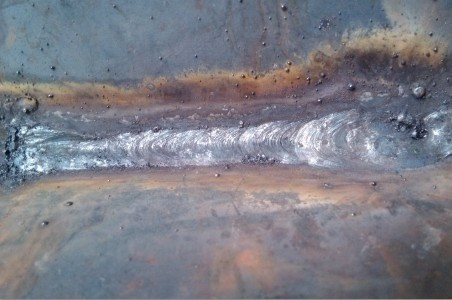
%> input picture MATLAB优化算法案例分析与应用（进阶篇）1-10章程序下载/第9章/1.jpg, 452 x 300 px
$ octave canny.m   (GNU Octave 9; MATLAB toolbox functions it lacks are replaced by stand-ins)
%> lines starting %> are read from the running program, lines starting %| are printed output that depends on the picture
%% Canny
clc,clear,close all
im=imread('1.jpg');  % 载入图像
%> im is the input picture: size 300x452x3 uint8; mean R, G, B 124.2, 125, 134.4
im=im2double(im);
%> im: size 300x452x3 double
r=im(:,:,1);g=im(:,:,2);b=im(:,:,3);
% 滤波器平滑系数
filter= [2 4 5 4 2;
         4 9 12 9 4;
         5 12 15 12 5;
         4 9 12 9 4;
         2 4 5 4 2];
filter=filter/115;
% N-dimensional convolution
smim= convn(im,filter);
% imshow(smim);title('Smoothened image');

% 计算梯度
gradXfilt=[-1 0 1; % 卷积模板convolution mask
           -2 0 2;
           -1 0 1];
gradYfilt=[1  2   1; % 卷积模板 convolution mask
           0  0   0;
          -1  -2  -1];
GradX= convn(smim,gradXfilt);
GradY= convn(smim,gradYfilt);
absgrad=abs(GradX)+abs(GradY);
% computing angle of gradients
[a,b]=size(GradX);
%> a = 306; b = 1374
theta=zeros([a b]);
for i=1:a
      for j=1:b
            if(GradX(i,j)==0)
               theta(i,j)=atan(GradY(i,j)/0.000000000001);
            else
                theta(i,j)=atan(GradY(i,j)/GradX(i,j));
            end
      end
 end
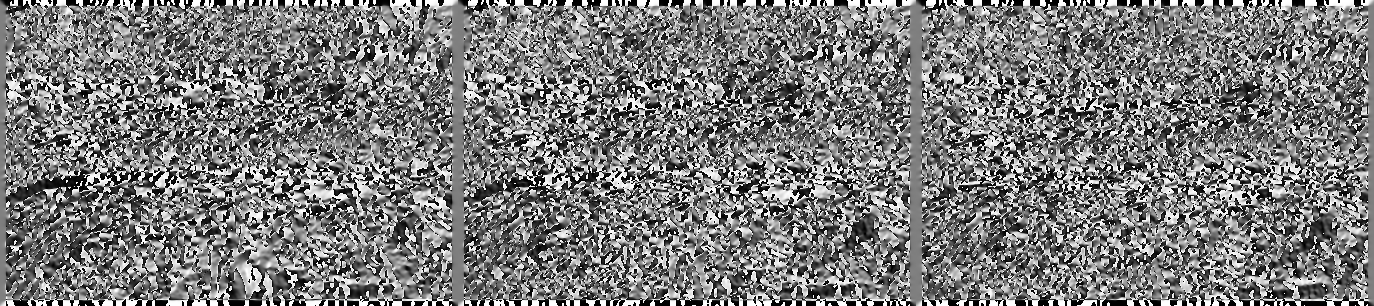
%> theta: size 306x1374 double; min -1.57, max 1.57, mean -0.0498; drawn with min black and max white
  theta=theta*(180/3.14);
  for i=1:a
      for j=1:b
            if(theta(i,j)<0)
                theta(i,j)= theta(i,j)-90;
                theta(i,j)=abs(theta(i,j));
            end
      end
 end
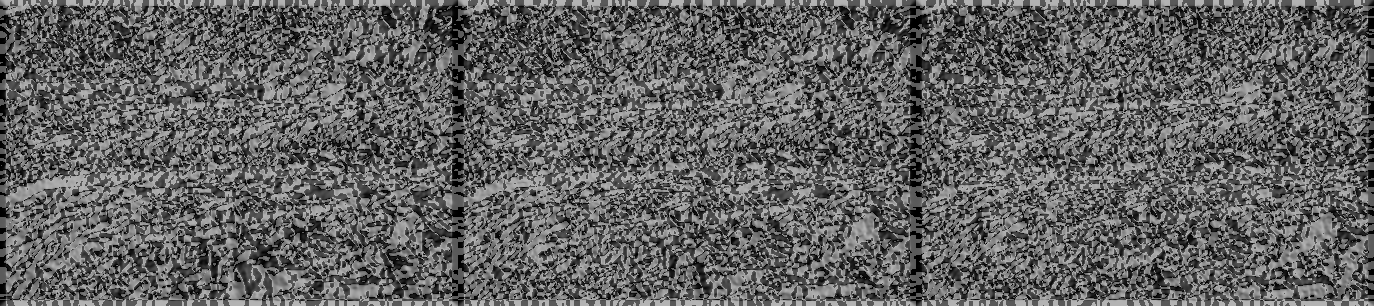
%> theta: size 306x1374 double; min 0, max 180, mean 98.5
  for i=1:a
      for j=1:b
          if ((0<theta(i,j))&&(theta(i,j)<22.5))||((157.5<theta(i,j))&&(theta(i,j)<181))
                theta(i,j)=0;
          elseif (22.5<theta(i,j))&&(theta(i,j)<67.5)
                 theta(i,j)=45;
          elseif (67.5<theta(i,j))&&(theta(i,j)<112.5)
                  theta(i,j)=90;
          elseif (112.5<theta(i,j))&&(theta(i,j)<157.5)
                  theta(i,j)=135;
          end
      end
  end
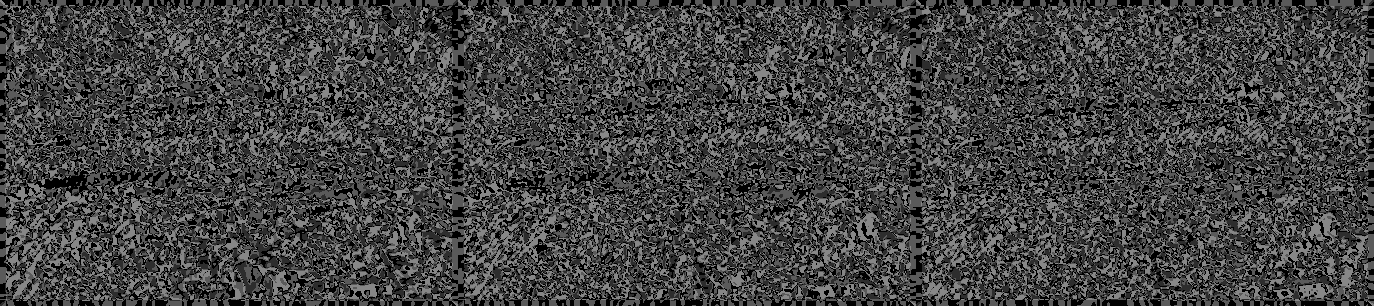
%> theta: size 306x1374 double; min 0, max 135, mean 65.9

%non-maximum suppression
nmx = padarray(absgrad, [1 1]);
[a,b]=size(theta);
for i=2:a-2
    for j=2:b-2
           if (theta(i,j)==135)
                 if ((nmx(i-1,j+1)>nmx(i,j))||(nmx(i+1,j-1)>nmx(i,j)))
                      nmx(i,j)=0;
                  end
           elseif (theta(i,j)==45)
                  if ((nmx(i+1,j+1)>nmx(i,j))||(nmx(i-1,j-1)>nmx(i,j)))
                       nmx(i,j)=0;
                  end
           elseif (theta(i,j)==90)
                  if ((nmx(i,j+1)>nmx(i,j))||(nmx(i,j-1)>nmx(i,j)))
                      nmx(i,j)=0;
                  end
           elseif (theta(i,j)==0)
                  if ((nmx(i+1,j)>nmx(i,j))||(nmx(i-1,j)>nmx(i,j)))
                      nmx(i,j)=0;
                  end
           end
    end
end
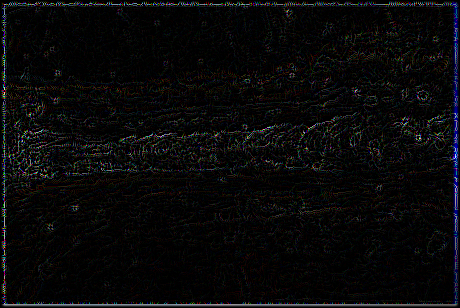
%> nmx: size 308x460x3 double; mean R, G, B 0.0915, 0.0895, 0.0954; drawn with min black and max white

nmx1=im2uint8(nmx); % 图像数据类型转换
tl=85;  % 阈值下限lower threshold
th=100; % 阈值上限upper threshold

% grouping edges based on threshold
[a,b]=size(nmx1);
%> a = 308; b = 1380
gedge=zeros([a,b]);
for i=1:a
    for j=1:b
        if(nmx1(i,j)>th)
             gedge(i,j)=nmx1(i,j);
        elseif (tl<nmx1(i,j))&&(nmx1(i,j)<th)
             gedge(i,j)=nmx1(i,j);
        end
    end
end
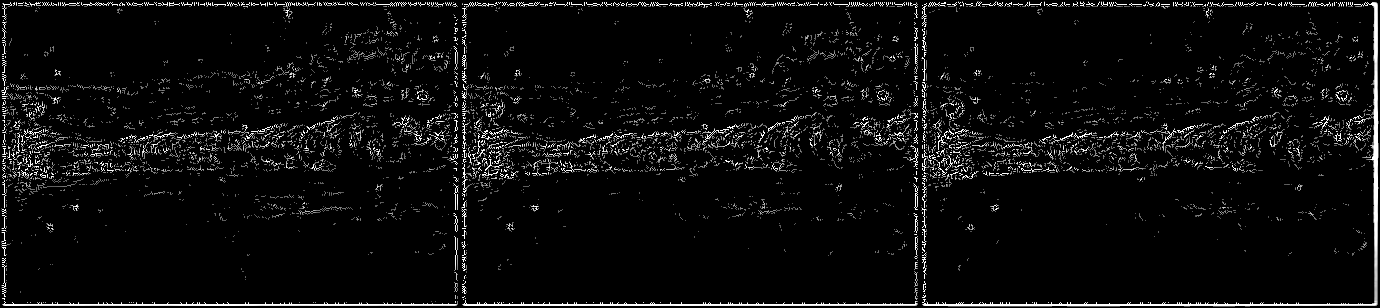
%> gedge: size 308x1380 double; min 0, max 255, mean 12.6

[a,b]= size(gedge);
finaledge=zeros([a b]);
for i=1:a
    for j=1:b
        if (gedge(i,j)>th)
            finaledge(i,j)=gedge(i,j);
             for i2=(i-1):(i+1)
                 for j2= (j-1):(j+1)
                     if (gedge(i2,j2)>tl)&&(gedge(i2,j2)<th)
                         finaledge(i2,j2)=gedge(i,j);
                     end
                 end
              end
        end
   end
end

%clearing the border
finaledge= im2uint8(finaledge(10:end-10,10:end-10));
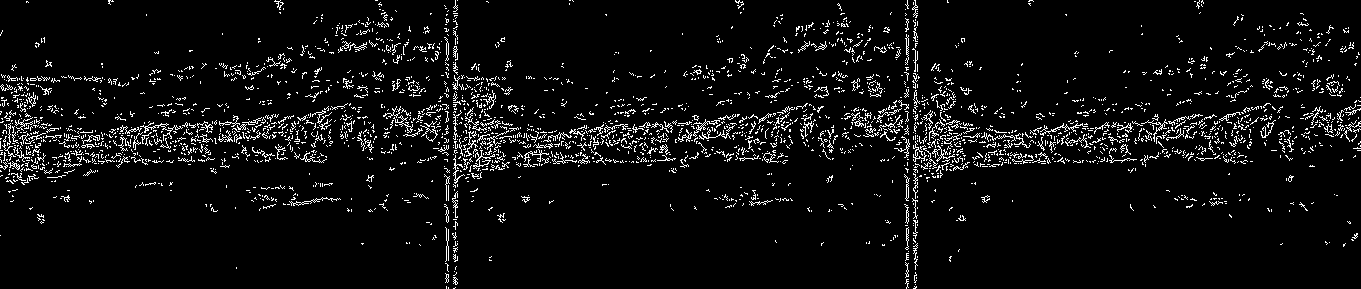
%> finaledge: size 289x1361 uint8; 5.6% white in thin lines or dots

subplot(131);imshow(absgrad);title('image gradients');
subplot(132);imshow(nmx);title('NonMaximum Suppression');
subplot(133);imshow(finaledge(:,1:452-10));title('canny edge detection');
%> after `imshow(finaledge(:,1:452-10))`:
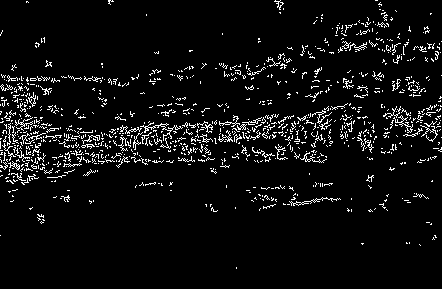
%> displayed picture: size 289x442, on the screen's scale of 0 to 255; 5.7% white in thin lines or dots
